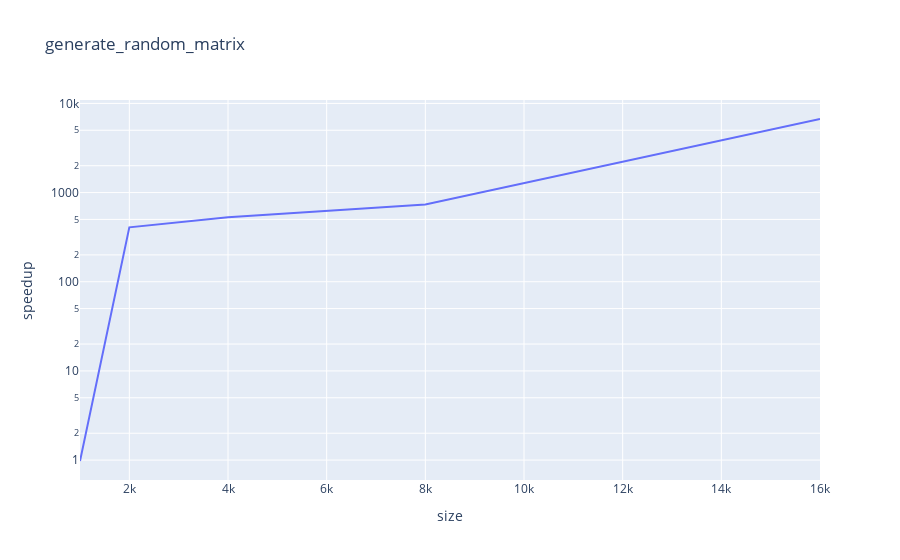
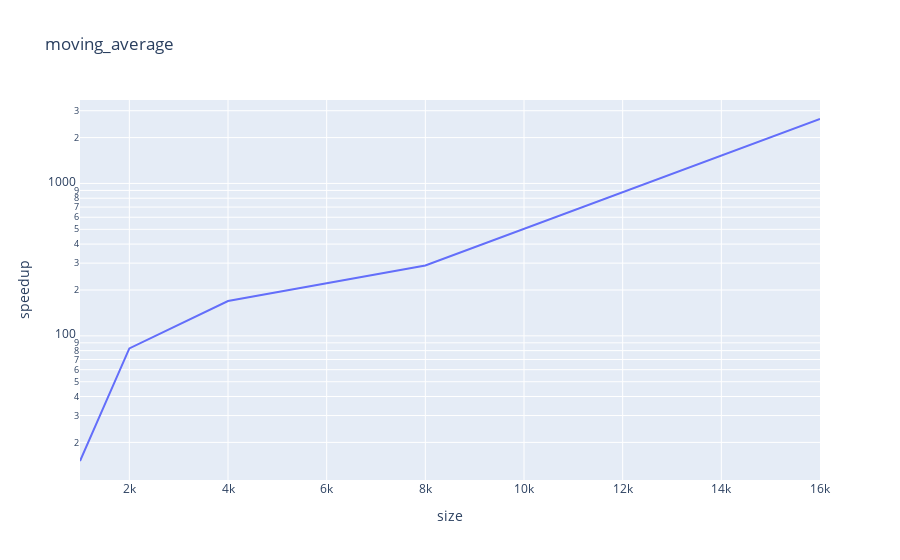
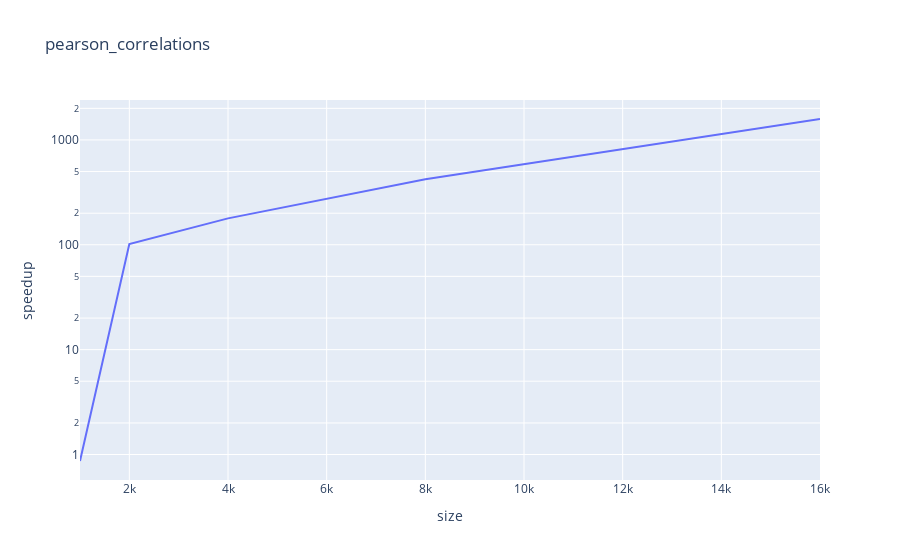
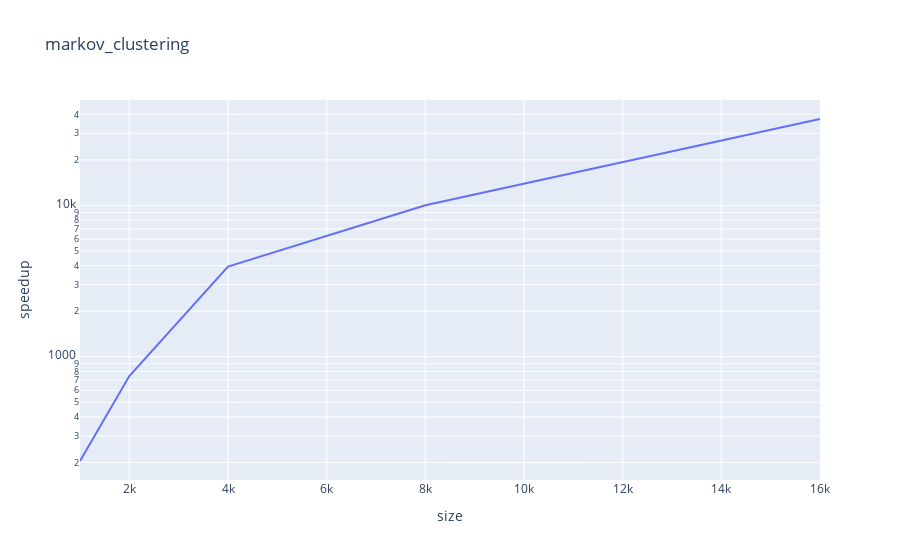

Here is the notebook cell these charts were saved with, in order:
### Code cell
for workload in workloads:
    cpus = filtered(benches, name=workload, backend='numpy')['mean_duration'].to_numpy()
    gpus = filtered(benches, name=workload, backend='cupy')['mean_duration'].to_numpy()
    assert len(cpus) == len(gpus)
    gpu_speedup = cpus / gpus
    df = pd.DataFrame({
        'speedup': gpu_speedup,
        'size': sizes,
    })

    fig = px.line(df, x='size', y='speedup', title=workload, log_y=True)
    fig.show()

### Figure 1 — Plotly figure (JSON) as saved in the notebook; plotly's stock layout.template omitted (floating-point values rounded to 4 significant figures)
{"data": [{"hovertemplate": "size=%{x}<br>speedup=%{y}<extra></extra>", "legendgroup": "", "line": {"color": "#636efa", "dash": "solid"}, "marker": {"symbol": "circle"}, "mode": "lines", "name": "", "orientation": "v", "showlegend": false, "type": "scatter", "x": [1000, 2000, 4000, 8000, 16000], "xaxis": "x", "y": [0.9765, 407.7, 529.9, 734.7, 6686.0], "yaxis": "y"}], "layout": {"legend": {"tracegroupgap": 0}, "title": {"text": "generate_random_matrix"}, "xaxis": {"anchor": "y", "domain": [0, 1], "title": {"text": "size"}}, "yaxis": {"anchor": "x", "domain": [0, 1], "title": {"text": "speedup"}, "type": "log"}}}

### Figure 2 — Plotly figure (JSON) as saved in the notebook; plotly's stock layout.template omitted (floating-point values rounded to 4 significant figures)
{"data": [{"hovertemplate": "size=%{x}<br>speedup=%{y}<extra></extra>", "legendgroup": "", "line": {"color": "#636efa", "dash": "solid"}, "marker": {"symbol": "circle"}, "mode": "lines", "name": "", "orientation": "v", "showlegend": false, "type": "scatter", "x": [1000, 2000, 4000, 8000, 16000], "xaxis": "x", "y": [15.1, 82.7, 169.1, 289.8, 2648.0], "yaxis": "y"}], "layout": {"legend": {"tracegroupgap": 0}, "title": {"text": "moving_average"}, "xaxis": {"anchor": "y", "domain": [0, 1], "title": {"text": "size"}}, "yaxis": {"anchor": "x", "domain": [0, 1], "title": {"text": "speedup"}, "type": "log"}}}

### Figure 3 — Plotly figure (JSON) as saved in the notebook; plotly's stock layout.template omitted (floating-point values rounded to 4 significant figures)
{"data": [{"hovertemplate": "size=%{x}<br>speedup=%{y}<extra></extra>", "legendgroup": "", "line": {"color": "#636efa", "dash": "solid"}, "marker": {"symbol": "circle"}, "mode": "lines", "name": "", "orientation": "v", "showlegend": false, "type": "scatter", "x": [1000, 2000, 4000, 8000, 16000], "xaxis": "x", "y": [0.8671, 101.4, 178.6, 421.8, 1583.0], "yaxis": "y"}], "layout": {"legend": {"tracegroupgap": 0}, "title": {"text": "pearson_correlations"}, "xaxis": {"anchor": "y", "domain": [0, 1], "title": {"text": "size"}}, "yaxis": {"anchor": "x", "domain": [0, 1], "title": {"text": "speedup"}, "type": "log"}}}

### Figure 4 — Plotly figure (JSON) as saved in the notebook; plotly's stock layout.template omitted (floating-point values rounded to 4 significant figures)
{"data": [{"hovertemplate": "size=%{x}<br>speedup=%{y}<extra></extra>", "legendgroup": "", "line": {"color": "#636efa", "dash": "solid"}, "marker": {"symbol": "circle"}, "mode": "lines", "name": "", "orientation": "v", "showlegend": false, "type": "scatter", "x": [1000, 2000, 4000, 8000, 16000], "xaxis": "x", "y": [204.7, 746.0, 3943.0, 10040.0, 37280.0], "yaxis": "y"}], "layout": {"legend": {"tracegroupgap": 0}, "title": {"text": "markov_clustering"}, "xaxis": {"anchor": "y", "domain": [0, 1], "title": {"text": "size"}}, "yaxis": {"anchor": "x", "domain": [0, 1], "title": {"text": "speedup"}, "type": "log"}}}
